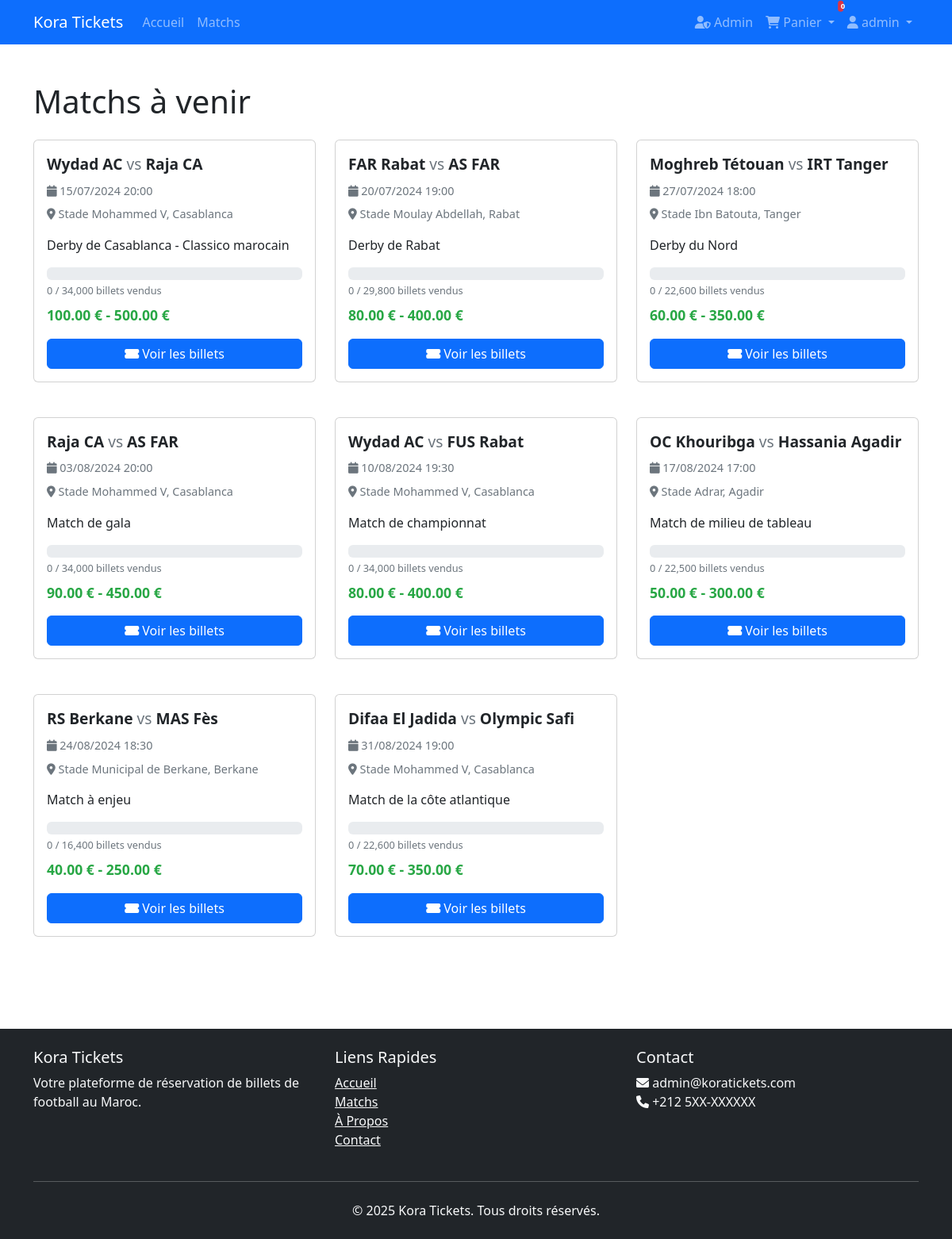
Screenshot of /matches.php (signed in) with the database file from the repository.
### tables this page shows
CREATE TABLE `matches` (
  `id` int(11) NOT NULL,
  `home_team` varchar(100) NOT NULL,
  `away_team` varchar(100) NOT NULL,
  `match_date` datetime NOT NULL,
  `stadium_id` int(11) NOT NULL,
  `description` text DEFAULT NULL,
  `image_url` varchar(255) DEFAULT NULL,
  `created_at` timestamp NOT NULL DEFAULT current_timestamp(),
  `updated_at` timestamp NOT NULL DEFAULT current_timestamp() ON UPDATE current_timestamp()
);

CREATE TABLE `stadiums` (
  `id` int(11) NOT NULL,
  `name` varchar(100) NOT NULL,
  `location` varchar(255) NOT NULL,
  `capacity` int(11) NOT NULL,
  `created_at` timestamp NOT NULL DEFAULT current_timestamp()
);

### matches.php (the view, shortened to what this page needs)
<?php
require_once __DIR__ . '/config/database.php';
try {
    $stmt = $conn->query("
        SELECT m.*, s.name as stadium_name, s.location as city,
               (SELECT COUNT(*) FROM ticket_categories tc WHERE tc.match_id = m.id) as categories_count,
               (SELECT MIN(tc.price) FROM ticket_categories tc WHERE tc.match_id = m.id) as min_price,
               (SELECT MAX(tc.price) FROM ticket_categories tc WHERE tc.match_id = m.id) as max_price,
               (SELECT SUM(tc.total_quantity) FROM ticket_categories tc WHERE tc.match_id = m.id) as total_tickets,
               (SELECT SUM(od.quantity) FROM order_details od
                JOIN ticket_categories tc ON od.ticket_category_id = tc.id
                WHERE tc.match_id = m.id) as tickets_sold
        FROM matches m
        JOIN stadiums s ON m.stadium_id = s.id
        WHERE 1
        ORDER BY m.match_date ASC
    ");
    $matches = $stmt->fetchAll(PDO::FETCH_ASSOC);
} catch (PDOException $e) {
    $_SESSION['error'] = "Erreur lors de la récupération des matchs : " . $e->getMessage();
    $matches = [];
}
?>
<!DOCTYPE html>
<html lang="fr">
<head>
    <link href="https://cdn.jsdelivr.net/npm/bootstrap@5.3.0/dist/css/bootstrap.min.css" rel="stylesheet">
    <link href="https://cdnjs.cloudflare.com/ajax/libs/font-awesome/6.0.0/css/all.min.css" rel="stylesheet">
</head>
<body>
    <?php include 'includes/header.php'; ?>
    <div class="container py-4">
        <h1 class="mb-4">Matchs à venir</h1>
        <?php if (empty($matches)): ?>
            <div class="alert alert-info">
                Aucun match n'est actuellement disponible.
            </div>
        <?php else: ?>
            <div class="row">
                <?php foreach ($matches as $match): ?>
                    <div class="col-md-6 col-lg-4 mb-4">
                        <div class="card match-card">
                            <div class="card-body">
                                <div class="match-teams mb-2">
                                    <?php echo htmlspecialchars($match['home_team']); ?>
                                    <span class="match-vs">vs</span>
                                    <?php echo htmlspecialchars($match['away_team']); ?>
                                </div>
                                <div class="match-date mb-2">
                                    <i class="fas fa-calendar"></i>
                                    <?php echo date('d/m/Y H:i', strtotime($match['match_date'])); ?>
                                </div>
                                <div class="match-stadium mb-3">
                                    <i class="fas fa-map-marker-alt"></i>
                                    <?php echo htmlspecialchars($match['stadium_name'] . ', ' . $match['city']); ?>
                                </div>
                                <?php if ($match['description']): ?>
                                    <p class="card-text mb-3"><?php echo htmlspecialchars($match['description']); ?></p>
                                <?php endif; ?>
                                <div class="ticket-info mb-2">
                                    <?php
                                    $sold = $match['tickets_sold'] ?? 0;
                                    $total = $match['total_tickets'];
                                    ?>
                                    <div class="progress ticket-progress mb-1">
                                    </div>
                                    <?php echo number_format($sold); ?> / <?php echo number_format($total); ?> billets vendus
                                </div>
                                <div class="match-price mb-3">
                                    <?php if ($match['min_price'] == $match['max_price']): ?>
                                        <?php echo number_format($match['min_price'], 2); ?> €
                                    <?php else: ?>
                                        <?php echo number_format($match['min_price'], 2); ?> € - <?php echo number_format($match['max_price'], 2); ?> €
                                    <?php endif; ?>
                                </div>
                                <a href="tickets.php?match_id=<?php echo $match['id']; ?>" class="btn btn-primary w-100">
                                    <i class="fas fa-ticket-alt"></i> Voir les billets
                                </a>
                            </div>
                        </div>
                    </div>
                <?php endforeach; ?>
            </div>
        <?php endif; ?>
    </div>
    <?php include 'includes/footer.php'; ?>
</body>
</html>

### assets/css/style.css (style rules this page uses)
body { min-height: 100vh; display: flex; flex-direction: column; }
.match-card { transition: transform 0.3s ease; margin-bottom: 20px; }
.btn-primary { background-color: #0d6efd; border-color: #0d6efd; }

### matches.php (style rules this page uses)
.match-card { transition: transform 0.2s; height: 100%; }
.match-date { font-size: 0.9rem; color: #6c757d; }
.match-stadium { font-size: 0.9rem; color: #6c757d; }
.match-price { font-size: 1.1rem; font-weight: bold; color: #28a745; }
.match-teams { font-size: 1.2rem; font-weight: bold; }
.match-vs { color: #6c757d; font-weight: normal; }
.ticket-progress { height: 5px; }
.ticket-info { font-size: 0.8rem; color: #6c757d; }

### rows the page displays
matches: home_team "Wydad AC", away_team "Raja CA", match_date "15/07/2024 20:00", stadium.location "Stade Mohammed V, Casablanca", description "Derby de Casablanca - Classico marocain", sold "0", total "34,000", min_price "100.00", max_price "500.00"
matches: home_team "FAR Rabat", away_team "AS FAR", match_date "20/07/2024 19:00", stadium.location "Stade Moulay Abdellah, Rabat", description "Derby de Rabat", sold "0", total "29,800", min_price "80.00", max_price "400.00"
matches: home_team "Moghreb Tétouan", away_team "IRT Tanger", match_date "27/07/2024 18:00", stadium.location "Stade Ibn Batouta, Tanger", description "Derby du Nord", sold "0", total "22,600", min_price "60.00", max_price "350.00"
matches: home_team "Raja CA", away_team "AS FAR", match_date "03/08/2024 20:00", stadium.location "Stade Mohammed V, Casablanca", description "Match de gala", sold "0", total "34,000", min_price "90.00", max_price "450.00"
matches: home_team "Wydad AC", away_team "FUS Rabat", match_date "10/08/2024 19:30", stadium.location "Stade Mohammed V, Casablanca", description "Match de championnat", sold "0", total "34,000", min_price "80.00", max_price "400.00"
matches: home_team "OC Khouribga", away_team "Hassania Agadir", match_date "17/08/2024 17:00", stadium.location "Stade Adrar, Agadir", description "Match de milieu de tableau", sold "0", total "22,500", min_price "50.00", max_price "300.00"
matches: home_team "RS Berkane", away_team "MAS Fès", match_date "24/08/2024 18:30", stadium.location "Stade Municipal de Berkane, Berkane", description "Match à enjeu", sold "0", total "16,400", min_price "40.00", max_price "250.00"
matches: home_team "Difaa El Jadida", away_team "Olympic Safi", match_date "31/08/2024 19:00", stadium.location "Stade Mohammed V, Casablanca", description "Match de la côte atlantique", sold "0", total "22,600", min_price "70.00", max_price "350.00"

### other values shown
SITE_NAME "Kora Tickets"
$_SESSION['username'] "admin"
ADMIN_EMAIL "admin@koratickets.com"
